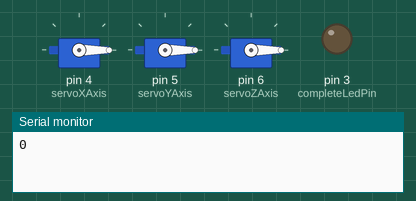
Simulated run of this sketch. Board: Arduino Uno, built with avr-gcc and run on an emulated ATmega328P. On the bench: 3 × servo, output pins drawn as LEDs (lit = HIGH), the last lines printed to the serial monitor.

Above: at 0.17 s.
At 5.9 s:
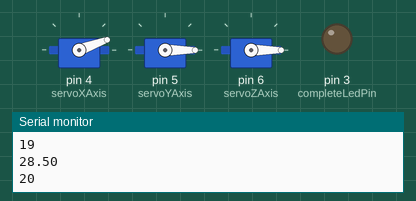
At 11.93 s:
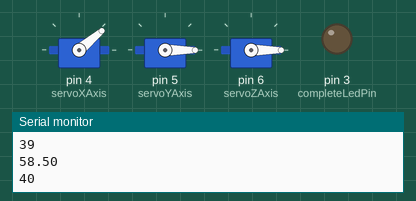
At 15.97 s:
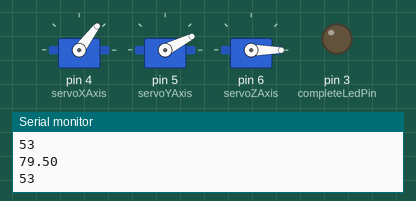
At 19.71 s:
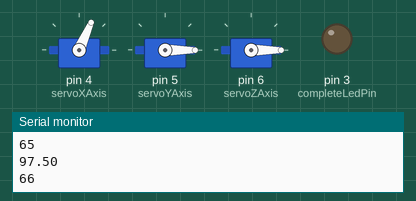
At 23.41 s:
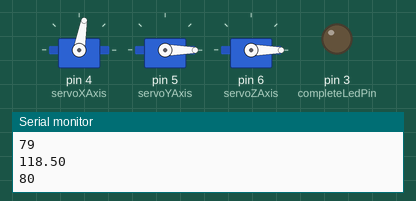
Timing chart, 0 to 25.0 s (numbered marks = the images above):
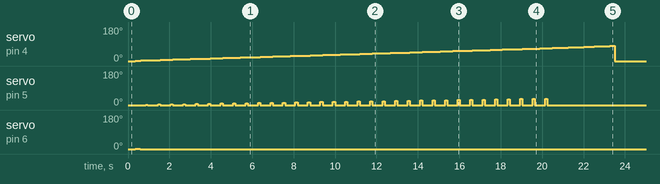

Measured:
- by itself, servo on pin 4 (servoXAxis): rises from 0° to 80° in 22.9 s, then falls to 0° in 0.25 s
- by itself, servo on pin 6 (servoZAxis): 0° → 1° at 0.35 s, → 0° 0.25 s later

The sketch:

cnc_servo.ino
```cpp
# include <Servo.h>  // calls the commands

Servo servoXAxis;     // creates the object for the Servo which moves in the X direction
Servo servoYAxis;     // creates the object for the Servo which moves in the y direction
Servo servoZAxis;     // creates the object for the Servo which moves in the z direction

int angleX = 0 ;       // initialise and declare the variable to store the angles in the X direction
int currentAngleX = 0;  //initialise and declare the variable to store the current angle during machining
int angleY = 0;
int currentAngleY = 0;
int angleZ = 0;
int currentAngleZ = 0;
int Radius = 0;

float LengthX = 0;  // variables to store the length of the X direction
float LengthY = 0;
float depth = 0;

const int completeLedPin = 3; // lights when machining is complete

void setup ()
{
  Serial.begin(9600); // initialise the baud rate
  servoXAxis.attach(4);   // arduino pin to attach the Xservo motor
  servoYAxis.attach(5);   // arduino pin to attach the Yservo motor
  servoZAxis.attach(6);   // arduino pin to attach the Zservo motor
  pinMode(completeLedPin, OUTPUT);
}

void loop()
{
  homePosition(); // function returns everything to home position to enable machining
  setZ();
  drawSquare();    // function to draw the square
  homePosition();
  setZ();         // allows you to set the required depth of cutting tool
  drawTriangle();  // function to draw the triangle
  homePosition();
  setZ();
  drawCircle();   // function to draw the circle
  homePosition();

}

void homePosition()
{
  servoXAxis.write(0);
  servoYAxis.write(0);
  servoZAxis.write(0);
}

void drawSquare()
{
  drawSideA(); //function draws the first side of the square from 0,0
  drawSideB(); // draws the second side from where the first command left
  drawSideC(); // draws the third side
  drawSideD(); // draws the foourth side
}

void drawTriangle()
{
  drawSideAA();  // draws the first side of the triangle from 0,0
  drawSideBB();  // draws the second side
  drawSideCC();  // draws the last side of the triangle
}


void drawSideA()
{
if (LengthX < 100)
{
  servoXAxis.write(angleX ++);
  currentAngleX = servoXAxis.read();
   Serial.println(currentAngleX);
   delay(250);
  LengthX = currentAngleX * 1.5;
  Serial.println(LengthX);
}
if(LengthX == 100)
  {
    servoXAxis.write(currentAngleX);
  }
}


void drawSideB()
{
  if(LengthY < 100)
  {
    servoYAxis.write(angleY ++);
    currentAngleY = servoXAxis.read();
    Serial.println(currentAngleY);
    delay(100);
    LengthY = currentAngleY * 1.5;
    Serial.println(LengthY);
  }
  if(LengthY == 100)
  {
    servoYAxis.write(currentAngleY);
  }
}

void drawSideC()
{
  if(LengthX == 100)
  {
    servoXAxis.write(angleX --);
    currentAngleX = servoXAxis.read();
    Serial.println(currentAngleX);
    delay(100);
    LengthX = currentAngleX * 1.5;
    Serial.println(100);
  }
  if(LengthX == 0)
  {
    servoXAxis.write(currentAngleX);
  }
}

void drawSideD()
{
  if(LengthY == 100)
  {
    servoYAxis.write(angleY --);
    currentAngleY = servoXAxis.read();
    Serial.println(currentAngleY);
    delay(100);
    LengthY = currentAngleY * 1.5;
    Serial.println(LengthY);
  }

  if(LengthY == 0)
  {
    servoYAxis.write(currentAngleY);
  }

}

void drawSideAA()
{
  if (LengthX < 120)
  {
    servoXAxis.write(angleX ++);
    currentAngleX = servoXAxis.read();
     Serial.println(currentAngleX);
     delay(250);
    LengthX = currentAngleX * 1.5;
    Serial.println(LengthX);
  }
  if(LengthX == 120)
    {
      servoXAxis.write(currentAngleX);
    }
}

void drawSideBB()
{
  if(LengthY == 0  && LengthX == 120)
  {
    servoXAxis.write(angleX ++);
    servoYAxis.write(angleY ++);
    currentAngleX = servoXAxis.read();
    currentAngleY = servoYAxis.read();
    LengthX = currentAngleX * 1.5;
    LengthY = currentAngleY * 1.5;
  }

  if(LengthY == 40 && LengthX == 150)
  {
    servoXAxis.write(currentAngleX);
    servoYAxis.write(currentAngleY);
  }

}

void drawSideCC()
{
  if(LengthY == 40 && LengthX == 150)
  {
    servoXAxis.write(angleX --);
    servoYAxis.write(angleY --);
    currentAngleX = servoXAxis.read();
    currentAngleY = servoYAxis.read();
    LengthX = currentAngleX * 1.5;
    LengthY = currentAngleY * 1.5;
  }

  if(LengthX == 0 && LengthY == 0)
  {
    servoXAxis.write(currentAngleX);
    servoYAxis.write(currentAngleY);
  }
}

void drawCircle()
{
  setRadius(60);

  if(LengthX == Radius && LengthY < 60)
  {
    servoXAxis.write(angleX ++);
    servoYAxis.write(angleY ++);
    currentAngleX = servoXAxis.read();
    currentAngleY = servoYAxis.read();
    LengthX = currentAngleX * 1.5;
    LengthY = currentAngleY * 1.5;
  }

  if(LengthY == 60 && LengthX < 60)
  {
    servoXAxis.write(currentAngleX);
    servoYAxis.write(currentAngleY);
  }

  if(LengthY == 60 && LengthX < 60 )
  {
    servoXAxis.write(angleX ++);
    servoYAxis.write(angleY ++);
    currentAngleX = servoXAxis.read();
    currentAngleY = servoYAxis.read();
    LengthX = currentAngleX * 1.5;
    LengthY = currentAngleY * 1.5;
  }

  if(LengthY < 60 && LengthX == 60)
  {
    servoXAxis.write(currentAngleX);
    servoYAxis.write(currentAngleY);
  }


  if(LengthX == Radius && LengthY < 60)
  {
    servoXAxis.write(angleX ++);
    servoYAxis.write(angleY ++);
    currentAngleX = servoXAxis.read();
    currentAngleY = servoYAxis.read();
    LengthX = currentAngleX * 1.5;
    LengthY = currentAngleY * 1.5;
  }

  if(LengthY == 60 && LengthX < 60)
  {
    servoXAxis.write(currentAngleX);
    servoYAxis.write(currentAngleY);
  }

  if (LengthY == Radius && LengthX < 60)
  {
    servoXAxis.write(angleX ++);
    servoYAxis.write(angleY ++);
    currentAngleX = servoXAxis.read();
    currentAngleY = servoYAxis.read();
    LengthX = currentAngleX * 1.5;
    LengthY = currentAngleY * 1.5;
  }
  if(LengthY < 60 && LengthX == 60)
  {
    servoXAxis.write(currentAngleX);
    servoYAxis.write(currentAngleY);
  }
}

void setRadius(int Radius)
{
  if(LengthX == 0 && LengthY == 0)
  {
    servoXAxis.write(angleX ++);
    currentAngleX = servoXAxis.read();
     Serial.println(currentAngleX);
     delay(250);
    LengthX = currentAngleX * 1.5;
    Serial.println(LengthX);
  }
  if(LengthX == Radius)
  {
    servoXAxis.write(currentAngleX);
  }
}

void setZ()
{
  if(depth == 0)
  {
    servoZAxis.write(angleZ ++);
    currentAngleZ = servoZAxis.read();
    depth = currentAngleZ * 1.25;
  }
  if(depth == 5)
  {
    servoZAxis.write(currentAngleZ);
  }

}
```
